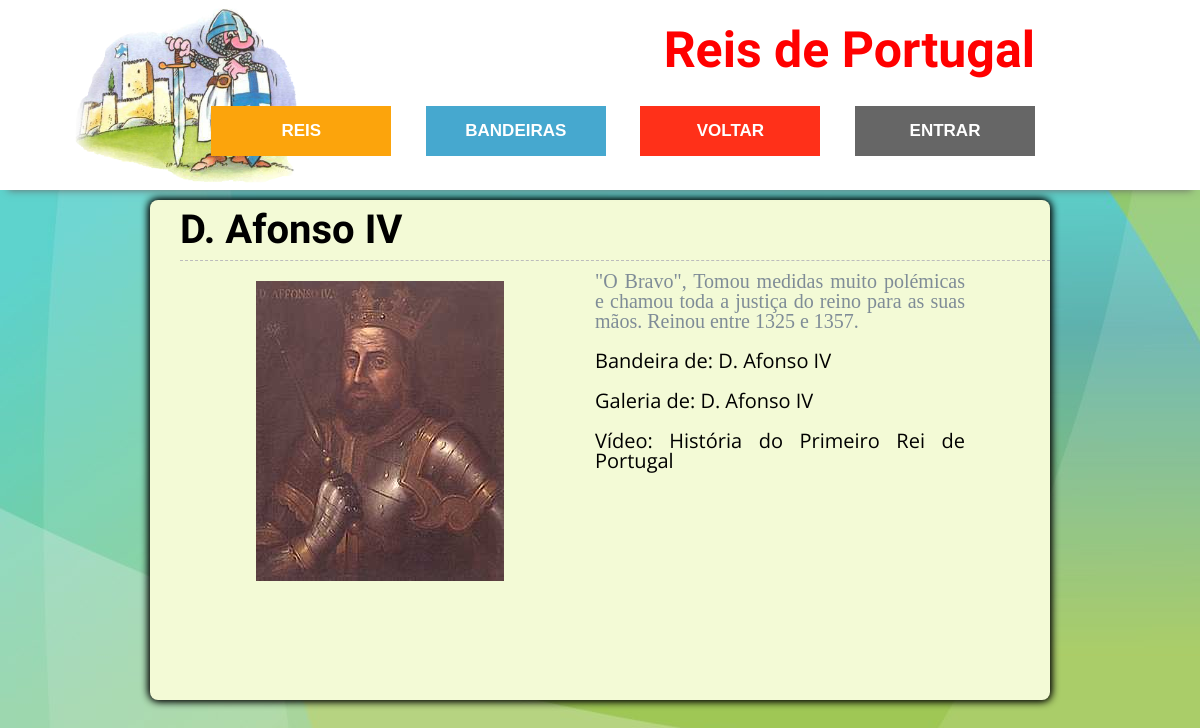
The app's page /result.php?id_rei=dA4 with its own data.
### tables this page shows
CREATE TABLE `reis` (
  `id_rei` varchar(45) NOT NULL,
  `nome` varchar(150) DEFAULT NULL,
  `texto` text,
  `audio` varchar(150) DEFAULT NULL,
  `video` varchar(150) DEFAULT NULL,
  `id_flag` varchar(45) DEFAULT NULL,
  `imagem` varchar(150) DEFAULT NULL,
  PRIMARY KEY (`id_rei`),
  KEY `fk_reis_1_idx` (`id_flag`),
  CONSTRAINT `fk_reis_1` FOREIGN KEY (`id_flag`) REFERENCES `flag` (`id_flag`) ON DELETE NO ACTION ON UPDATE NO ACTION
);

### result.php (the view, shortened to what this page needs)
<!DOCTYPE html>
<html>
    <head>
        <link rel="stylesheet" href="css/reset.css">
        <link rel="stylesheet" href="css/style.css">
    </head>
    <body>
        <header>
            <div class="main_header">
                <div class="logo">
                    <a href="index.html">
                    <img src="img/logo.png">
                </div>
                <div class="description">
                    <h3>Reis de Portugal</h3>
                </div>
                <div class="buttons">
                    <a class="buttonStyle5" href="timeline.html" target="_self">Reis</a>
                    <a class="buttonStyle1" href="flag.html" target="_self">Bandeiras</a>
                    <a class="buttonStyle2" href="javascript:window.history.go(-1)" target="_self">Voltar</a>
                    <a class="buttonStyle3" href="login.php" target="_self">Entrar</a>
                </div>
            </div>
    	</header>
        <?php
            require_once("server/conn_reis.php");
            $sql = "SELECT * FROM reis WHERE id_rei = '".$_GET['id_rei']."'";
            $result = mysqli_query($conn,$sql);
            $row = mysqli_fetch_assoc($result);
            $sql_flag = "SELECT reis.id_flag FROM reis, flag WHERE reis.id_rei = '".$_GET['id_rei']."' AND reis.id_flag = flag.id_flag";
            $result_sql = mysqli_query($conn,$sql_flag);
            $row_flag = mysqli_fetch_array($result_sql);
            $id_rei = $_GET['id_rei'];
            $ref_img = "gallery.php?id_rei=".$id_rei;
        ?>
        <div class="container_reis">
            <h3 class="titulo"><?php echo $row['nome']; ?></h3>
            <table>
                <tr>
                    <td class="left_container">
                        <?php
                            $id= $row_flag["id_flag"];
                            $ref= "result_flag.php?id_flag=".$id;
                        ?>
                        <?php echo "<img src ='".$row['imagem']."'";?>
                    </td>
                    <td class="right_container">
                        <?php
                            echo $row['texto'];
                            echo "<br>";
                            echo "<br>";
                        ?>
                        <a href="<?php echo $ref?>">Bandeira de: <?php echo $row['nome']; echo "<br>"?></a><br>
                        <a href="<?php echo $ref_img?>">Galeria de: <?php echo $row['nome']; echo "<br>"?></a><br>
                        <a href="video_timeline.html">Vídeo: História do Primeiro Rei de Portugal</a>
                    </td>
                </tr>
            </table>
        </div>
    </body>
</html>

### css/style.css (style rules this page uses)
html * { -webkit-font-smoothing: antialiased; -moz-osx-font-smoothing: grayscale; }
*, *:after, *:before { -webkit-box-sizing: border-box; -moz-box-sizing: border-box; box-sizing: border-box; }
body { background-image: url(img/main_background.jpg); font-size: 100%; font-family: "Droid Serif", serif; color: #7f8c97; background-color: #e9f0f5; }
a { color: black; text-decoration: none; font-family: "Open Sans", sans-serif; }
h3 { font-weight: bolder; font-style: normal; font-size: 40px; color: Black; }
header { position: fixed; top:0; left:0; width:100%; height:190px; border:0; text-align:center; z-index:100; background-color:#FFFFFF; -moz-box-shadow:0 8px 8px -8px #696868; -webkit-box-shadow:0 8px 8px -8px #696868; box-shadow:0 8px 8px -8px #696868; }
.main_header { width:100%; min-width:320px; height:150px; border-collapse:collapse; border:0; margin:auto; padding:0 15px 0 15px; display: block; }
.logo { position: fixed; width:350px; height: 190px; padding:0; margin:0; text-align:left; line-height:100px; float: left; }
.logo img { width:65%; vertical-align: middle; margin-left: 60px; display: inline-block; }
.description { width:1000px; height: 80px; margin-top: 0px; margin-right: 50px; padding:0px; padding-right: 100px; text-align:right; line-height:100px; float: right; }
.description h3 { font-family: 'Molle', cursive; color: red; font-size: 50px; }
.buttons { width:1000px; height: 110px; margin-right: 50px; padding:0px; padding-right: 100px; text-align:right; line-height:100px; float: right; }
.buttonStyle5 { position:relative; width:20%; height:50px; display:inline-block; line-height:50px; font-size: 17px; font-weight:600; text-transform:uppercase; text-decoration:none; color:#FFFFFF; font-family: 'Source Sans Pro', sans-serif; text-align:center; margin:0 0 0 0; padding:0; background: #fca40c; }
.buttonStyle1 { width:20%; height:50px; display:inline-block; text-decoration:none; color:#FFFFFF; font-family: 'Source Sans Pro', sans-serif; text-align:center; line-height:50px; font-size: 17px; font-weight:600; text-transform:uppercase; padding:0; margin:0 0 0 3.40%; background: #46a8cf; }
.buttonStyle2 { width:20%; height:50px; display:inline-block; text-decoration:none; color:#FFFFFF; font-family: 'Source Sans Pro', sans-serif; text-align:center; line-height:50px; font-size: 17px; font-weight:600; text-transform:uppercase; padding:0; margin:0 0 0 3.40%; background: #ff3019; }
.buttonStyle3 { width:20%; height:50px; display:inline-block; line-height:50px; font-size: 17px; font-weight:600; text-transform:uppercase; text-decoration:none; color:#FFFFFF; font-family: 'Source Sans Pro', sans-serif; text-align:center; margin:0 0 0 3.40%; padding:0; background: #666666; }
.container_reis { display: block; width: 900px; height: 500px; margin-top: 200px; margin-left: auto; margin-right: auto; background-color: #F3FAD6; border-radius: 8px; box-shadow: 1px 1px 8px black, -1px -1px 8px black; padding-left: 30px; }
.titulo { font-size: 30px; padding-top: 10px; padding-bottom: 10px; border-bottom: 1px dashed #BCBCBC; }
.container_reis h3 { font-family: 'Molle', cursive; color: black; border-bottom: 1px dashed #BCBCBC; font-size: 40px; }
.left_container { width:400px; height:400px; float:left; padding:20px 15px 0 15px; text-align: center; }
.right_container { width: 400px; height: 400px; float:left; padding:10px 15px 0 15px; font-size: 20px; text-align: justify; }

### records on screen
reis: nome "D. Afonso IV", imagem (picture), texto "\"O Bravo\", Tomou medidas muito polémicas e chamou toda a justiça do reino para as suas mãos. Reinou entre 1325 e 1357."
